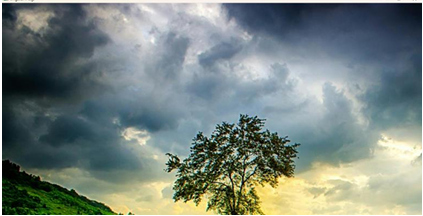
#> input picture sample.png, 423 x 216 px
$ python exp5.py
#> lines starting #> are read from the running program, lines starting #| are printed output that depends on the picture; after the words box and inside, x2 and y2 are one past the last pixel; in counts of white or black regions, pixels touching at a corner belong together
import cv2
import numpy as np
# Read the input image
image = cv2.imread("sample.png")  # Replace with your image file path
#> image is the input picture: shape (216, 423, 3); mean B, G, R 126.1, 131.6, 119.3
# Convert the image to grayscale
gray = cv2.cvtColor(image, cv2.COLOR_BGR2GRAY)
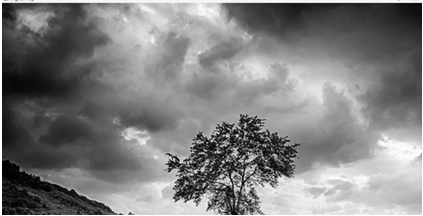
#> gray: shape (216, 423); min 0, max 255, mean 127.3
# Convert to float32 for Harris Corner Detection
gray = np.float32(gray)
# Apply Harris Corner Detection
harris_corners = cv2.cornerHarris(gray, blockSize=2, ksize=3, k=0.04)
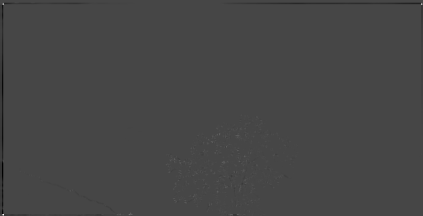
#> harris_corners: shape (216, 423) float32; min -161310320, max 424700160, mean -509303.4; drawn with min black and max white
# Dilate corner points for better visibility
harris_corners = cv2.dilate(harris_corners, None)
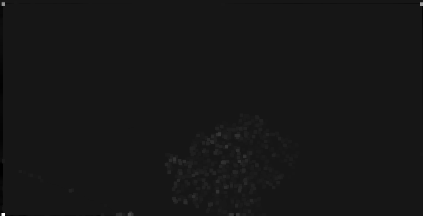
#> harris_corners: shape (216, 423) float32; min -40167032, max 424700160, mean 817476.5; drawn with min black and max white
# Mark detected corners in red
image[harris_corners > 0.01 * harris_corners.max()] = [0, 0, 255]
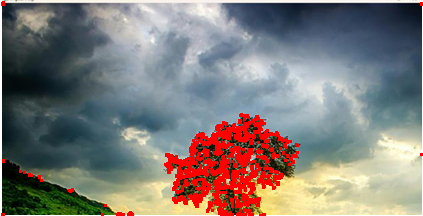
#> image: shape (216, 423, 3); 6.27% of pixels changed, all inside (x1, y1, x2, y2) = (1, 1, 423, 216)
# Display images
cv2.imshow("Original Image", image)
cv2.imshow("Harris Corner Detection", image)
# Save the result
cv2.imwrite("harris_corners.jpg", image)
# Wait for a key press and close all windows
cv2.waitKey(0)
cv2.destroyAllWindows()

$ run again, with exp1.png copied over sample.png
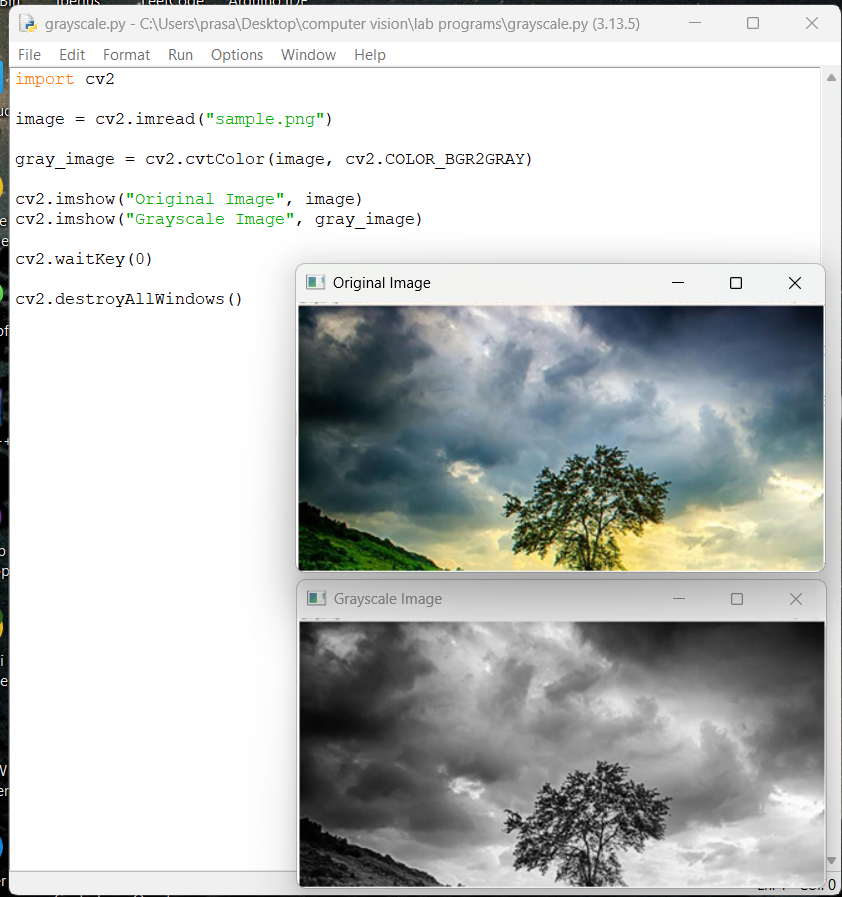
#> input picture exp1.png, 842 x 897 px
#> image is the input picture: shape (897, 842, 3); mean B, G, R 195.2, 196.5, 193.9
#> `harris_corners = cv2.dilate(harris_corners, None)`:
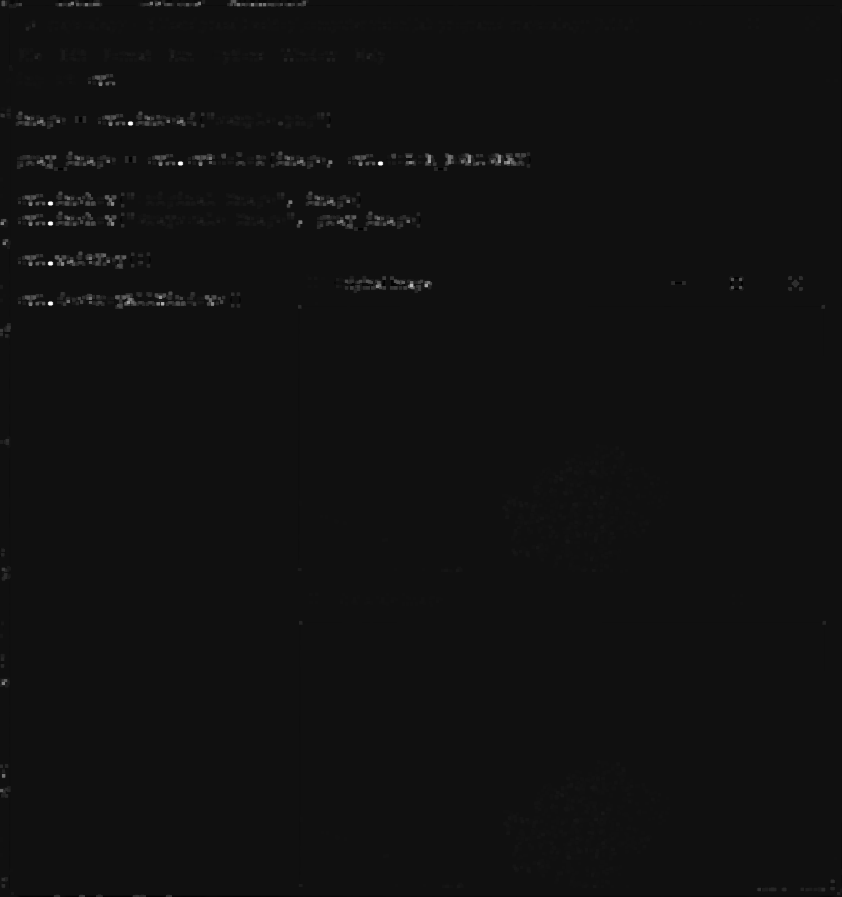
#> harris_corners: shape (897, 842) float32; min -42282504, max 616587584, mean 2023828.5; drawn with min black and max white
#> `image[harris_corners > 0.01 * harris_corners.max()] = [0, 0, 255]`:
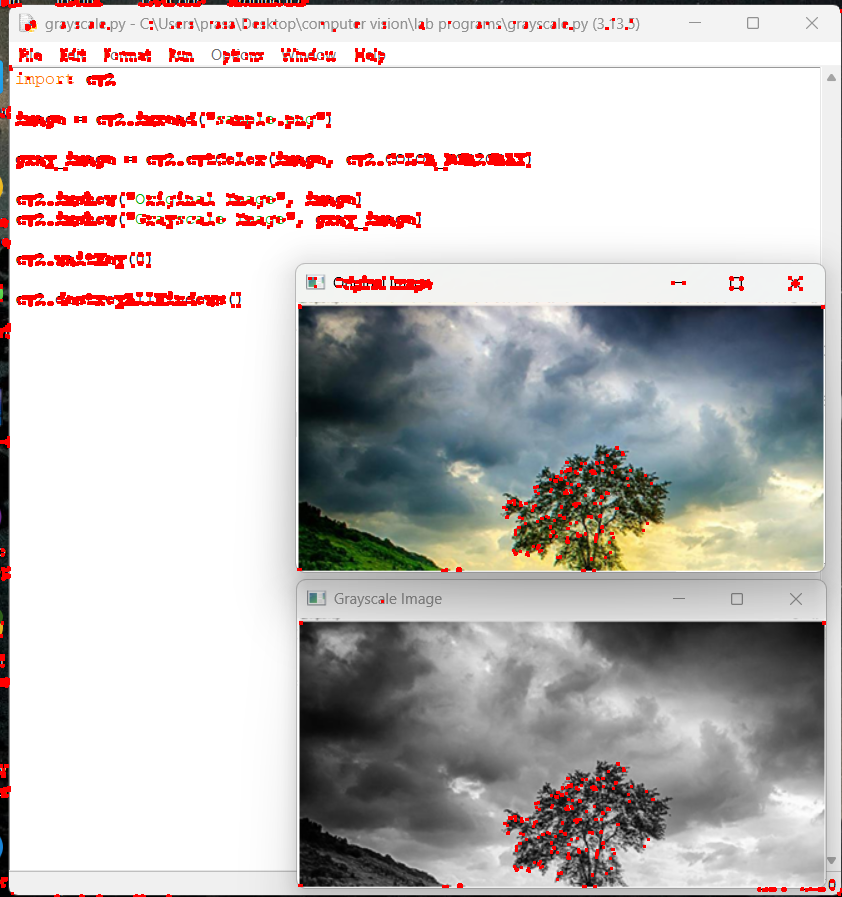
#> image: shape (897, 842, 3); 3.14% of pixels changed, all inside (x1, y1, x2, y2) = (0, 0, 842, 897)

$ run again, with exp11.png copied over sample.png
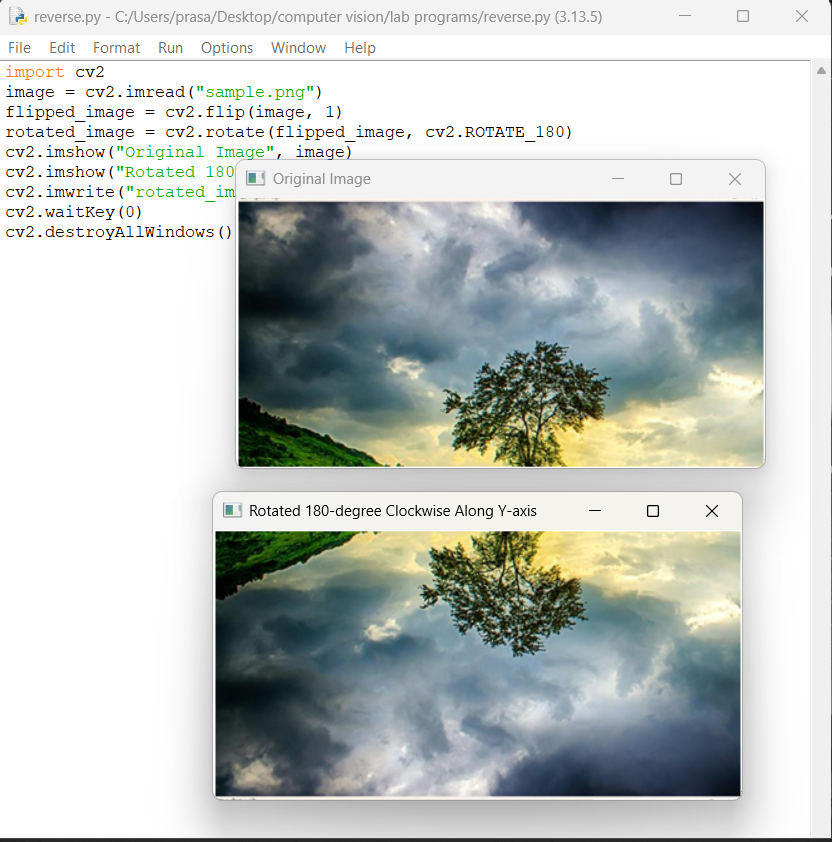
#> input picture exp11.png, 832 x 842 px
#> image is the input picture: shape (842, 832, 3); mean B, G, R 192.9, 195.5, 190.3
#> `harris_corners = cv2.dilate(harris_corners, None)`:
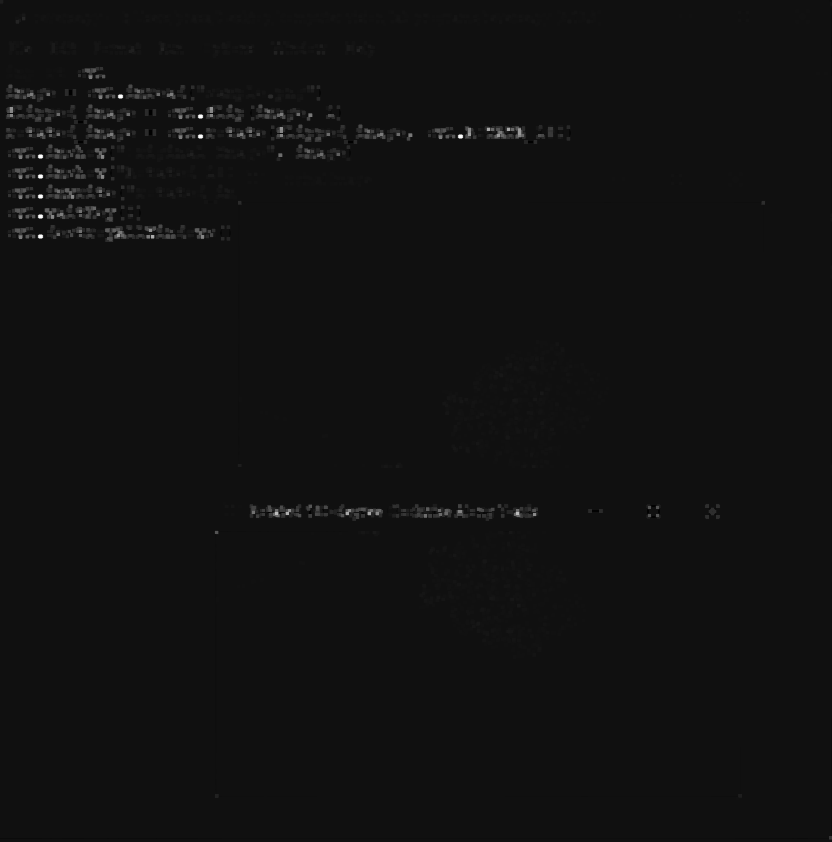
#> harris_corners: shape (842, 832) float32; min -42282504, max 616587584, mean 2597272.8; drawn with min black and max white
#> `image[harris_corners > 0.01 * harris_corners.max()] = [0, 0, 255]`:
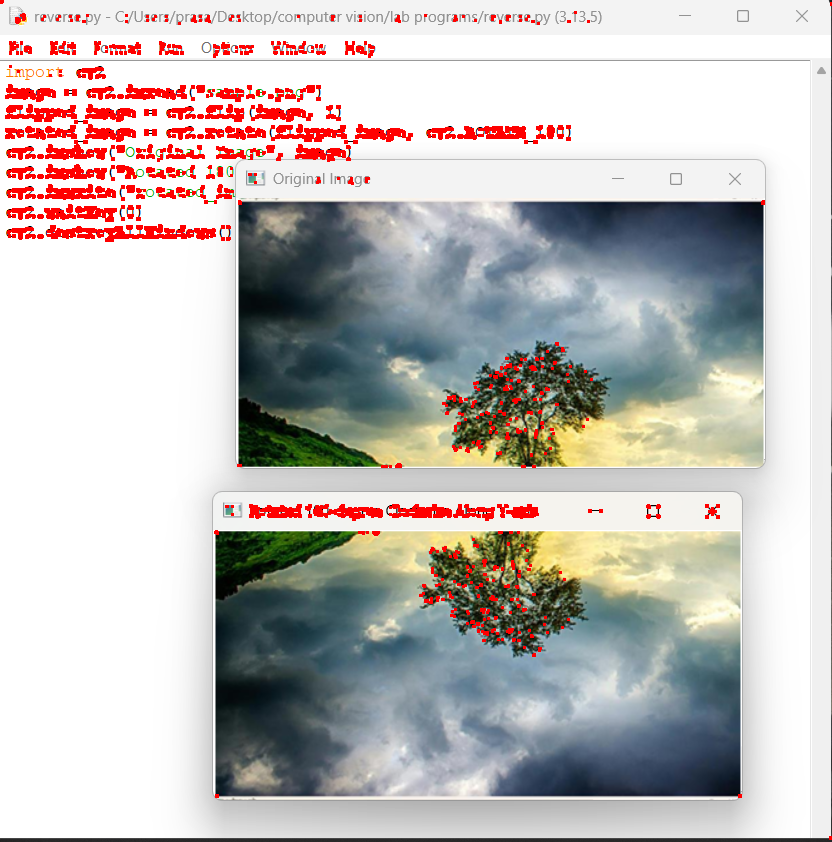
#> image: shape (842, 832, 3); 3.8% of pixels changed, all inside (x1, y1, x2, y2) = (0, 0, 832, 840)
